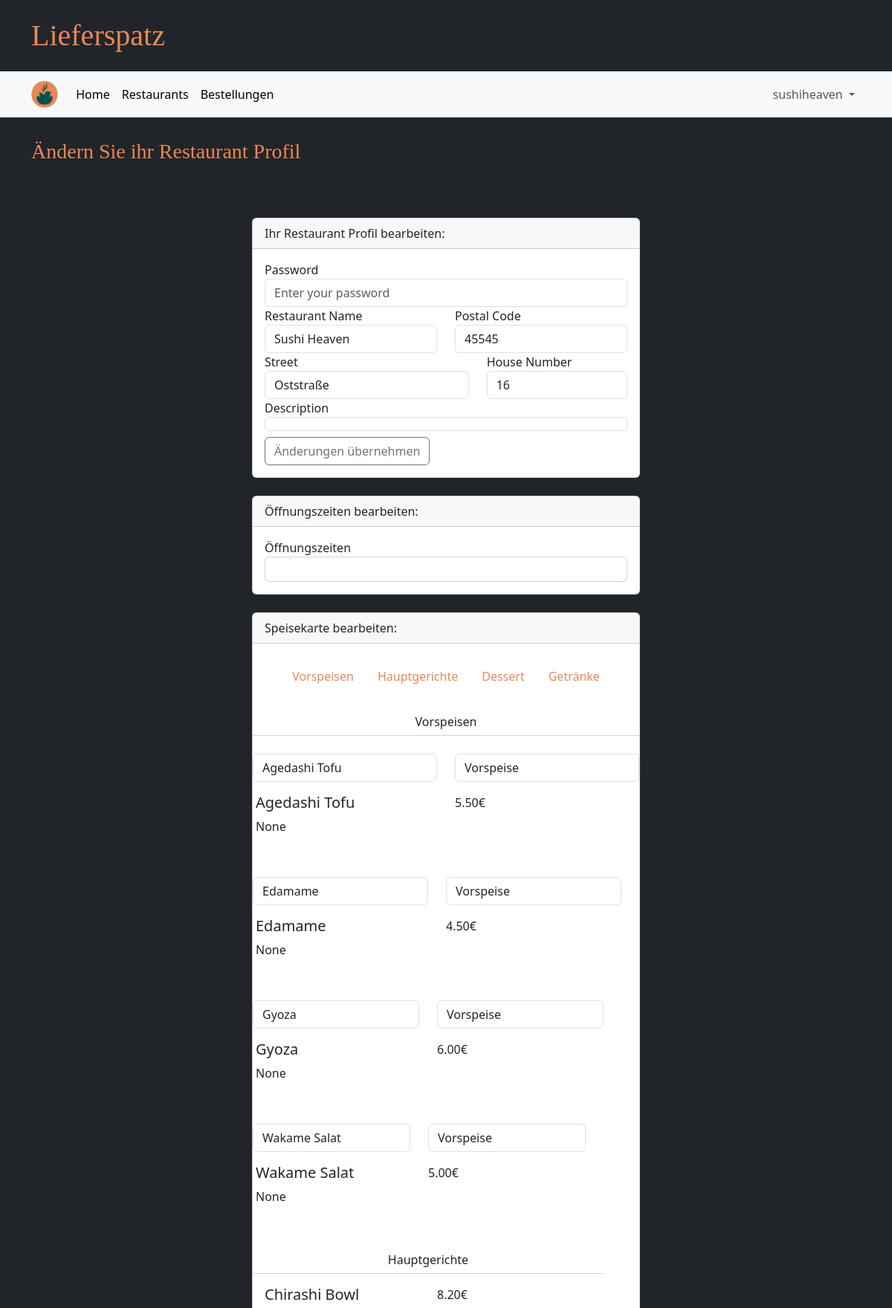
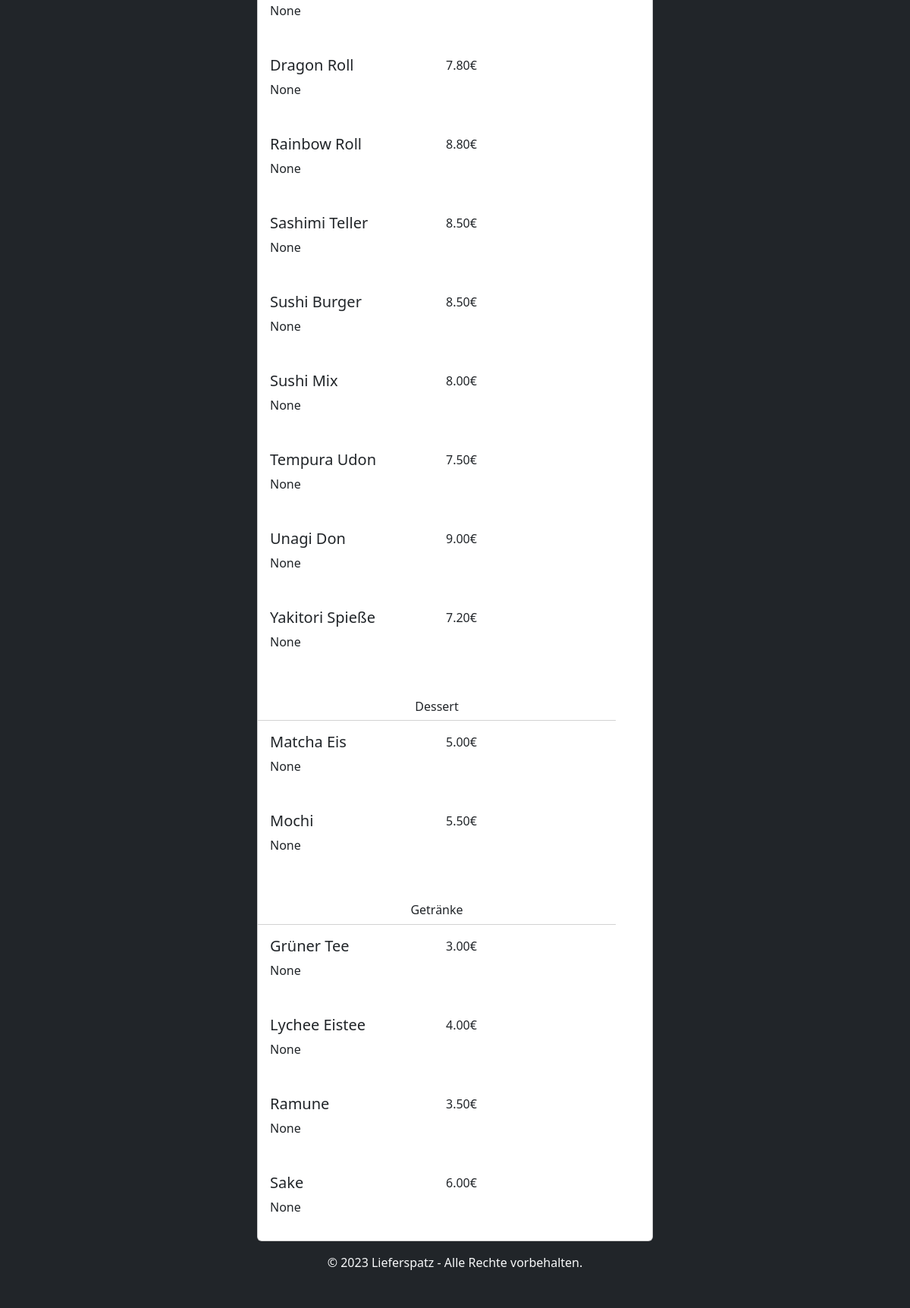
The page /edit_restaurant (signed in) on the database its author committed (2 pictures, top to bottom).
### tables this page shows
CREATE TABLE GeschaeftsAccount(
            Username TEXT PRIMARY KEY NOT NULL,
            Passwort TEXT NOT NULL,
            Restaurantname TEXT NOT NULL,
            Beschreibung TEST NOT NULL,
            Strasse TEXT NOT NULL,
            Hausnummer INTEGER NOT NULL,
            Plz INTEGER NOT NULL
        );

CREATE TABLE Item(
            Restaurant INTEGER,
            Name TEXT,
            Kategorie TEXT,
            IBeschreibung TEXT,
            Preis INTEGER,
            Deaktiviert INTEGER,
            PRIMARY KEY (Restaurant, Name),
            FOREIGN KEY (Restaurant) REFERENCES GeschaeftsAccount(username)
        );

### main.py (the view, shortened to what this page needs)
@app.route("/edit_restaurant", methods=["GET", "POST"])
def edit_restaurant_page():
    if "user" in session and "business" in session:
        profile = database.get_restaurant(session["user"])
        items = database.get_items(session["user"])
        deliverradius = database.get_delivery_radius(session["user"])
        openhours = database.get_business_hours(session["user"])
        return render_template("edit_restaurant.html", profile=profile, items=items, deliverradius=deliverradius, openhours=openhours)
    else:
        return redirect(url_for("login_business_page"))

### database.py (called while the page is built)
def getData(sql, params = ()):
    dbcon = sqlite3.connect("instance/db.db")
    cursor = dbcon.cursor()
    cursor.execute(sql, params)
    return cursor

def get_restaurant(username):
    request_pointer = getData("""SELECT Username, Restaurantname, Beschreibung, Strasse, Hausnummer, Plz
                              FROM GeschaeftsAccount
                              WHERE Username = ? """,(username,))
    result = request_pointer.fetchone()
    restaurant = {
            "username": result[0],
            "name": result[1],
            "description": result[2],
            "street": result[3],
            "housenumber": result[4],
            "postalcode": result[5]
        }
    return restaurant

def get_items(username):
    items = []
    request_pointer = getData("""SELECT *
                              FROM Item
                              WHERE Restaurant = ? AND Deaktiviert IS NULL
                              ORDER BY Kategorie DESC""", (username,))
    for entry in request_pointer.fetchall():
        item = {
            "restaurant": entry[0],
            "name": entry[1],
            "category": entry[2],
            "description": entry[3],
            "price": entry[4],
            "deactivated": entry[5]
        }
        items.append(item)
    return items

def get_delivery_radius(username):
    postalcodes = []
    request_pointer = getData("""SELECT PLZ
                              FROM Lieferradius
                              WHERE GUsername = ? """, (username,))
    for entry in request_pointer.fetchall():
        postalcodes.append(entry[0])
    return postalcodes

def get_business_hours(username):
    times = {}
    request_pointer = getData("""
        SELECT *
        FROM Oeffnungszeit
        WHERE GUsername = ?""",
        (username,))
    for entry in request_pointer.fetchall():
        times[entry[1]] = {
            "from": entry[2],
            "until": entry[3],
        }
    return times

### templates/edit_restaurant.html (shortened to what this page needs)
{% extends "base.html" %}
{% block heading %}Ändern Sie ihr Restaurant Profil{% endblock %}
{% block content %}
  <div class="container mt-5">
    <div class="row justify-content-center">
        <div class="col-md-6">
            <div class="card">
                <div class="card-header">
                    Ihr Restaurant Profil bearbeiten:
                </div>
                <div class="card-body">
                    <form action="" method="POST">
                        <div class="form-group">
                            <label for="password">Password</label>
                            <input name = "password" type="password" class="form-control" id="password" placeholder="Enter your password">
                        </div>
                        <div class="form-group row">
                            <div class="col-sm-6">
                                <label for="name">Restaurant Name</label>
                                <input name = "name" value="{{ profile['name'] }}" type="text" class="form-control" id="name" placeholder="Enter your restaurant name">
                            </div>
                            <div class="col-sm-6">
                                <label for="postalcode">Postal Code</label>
                                <input name = "postalcode" value="{{ profile['postalcode'] }}" type="text" class="form-control" id="postalcode" placeholder="Enter your postal code">
                            </div>
                        </div>
                        <div class="form-group row">
                            <div class="col-sm-7">
                                <label for="street">Street</label>
                                <input name = "street" value="{{ profile['street'] }}" type="text" class="form-control" id="street" placeholder="Enter the street of your establishment">
                            </div>
                            <div class="col-sm-5">
                                <label for="housenumber">House Number</label>
                                <input name = "housenumber" value="{{ profile['housenumber'] }}" type="text" class="form-control" id="housenumber" placeholder="Enter your house number">
                            </div>
                        </div>
                        <div class="form-group">
                            <label for="description">Description</label>
                            <option input name = "description" value="{{ profile['description'] }}" type="text" class="form-control" id="description" placeholder="Enter a description for your restaurant">
                        </div>
                        <button type="submit" class="btn btn-outline-secondary mt-2">Änderungen übernehmen</button>
                    </form>
                </div>
            </div>
            <br>
            <div class="card">
                <div class="card-header">
                    Öffnungszeiten bearbeiten:
                </div>
                <div class="card-body">
                Öffnungszeiten
                <div class="card card-body">
                </div>
              </div>
            </div>
            <br>
            <div class="card">
              <div class="card-header">
                    Speisekarte bearbeiten:
                </div>
              <ul class="nav nav-pills justify-content-center mt-4">
                <li class="nav-item">
                  <a class="nav-link" href="#Vorspeisen">Vorspeisen</a>
                </li>
                <li class="nav-item">
                  <a class="nav-link" href="#Hauptgerichte">Hauptgerichte</a>
                </li>
                <li class="nav-item">
                  <a class="nav-link" href="#Dessert">Dessert</a>
                </li>
                <li class="nav-item">
                  <a class="nav-link" href="#Getränke">Getränke</a>
                </li>
              </ul>
              <div class="mt-4">
                <h6 class ="text-center card-header bg-transparent">Vorspeisen</h6>
                {% for item in items %}
                {% if item['category'] == 'Vorspeise' %}
                <div class="form-group row">
                  <div class="col-sm-6">
                      <input name = "name" value="{{ item['name'] }}" type="text" class="form-control" id="name">
                  </div>
                  <div class="col-sm-6">
                    <input name = "category" value="{{ item['category'] }}" type="text" class="form-control" id="name">
                </div>
                <form class="card-body">
                  <div class="row">
                    <h5 class="card-titel col">{{ item['name'] }}</h5>
                    <p class="card-text col">{{ "%.2f" | format(item['price']/100) }}€</p>
                  </div>
                  <p class="card-text">{{ item['description'] }}</p>
                </form>
                {% endif %}
                {% endfor %}
              </div>
              <div class="mt-4">
                <h6 class ="text-center card-header bg-transparent">Hauptgerichte</h6>
                {% for item in items %}
                {% if item['category'] == 'Hauptgericht' %}
                <form class="card-body">
                  <div class="row">
                    <h5 class="card-titel col">{{ item['name'] }}</h5>
                    <p class="card-text col">{{ "%.2f" | format(item['price']/100) }}€</p>
                  </div>
                  <p class="card-text">{{ item['description'] }}</p>
                </form>
                {% endif %}
                {% endfor %}
              </div>
              <div class="mt-4">
                <h6 class ="text-center card-header bg-transparent">Dessert</h6>
                {% for item in items %}
                {% if item['category'] == 'Dessert' %}
                <form class="card-body">
                  <div class="row">
                    <h5 class="card-titel col">{{ item['name'] }}</h5>
                    <p class="card-text col">{{ "%.2f" | format(item['price']/100) }}€</p>
                  </div>
                  <p class="card-text">{{ item['description'] }}</p>
                </form>
                {% endif %}
                {% endfor %}
              </div>
              <div class="mt-4">
                <h6 class ="text-center card-header bg-transparent">Getränke</h6>
                {% for item in items %}
                {% if item['category'] == 'Getränk' %}
                <form class="card-body">
                  <div class="row">
                    <h5 class="card-titel col">{{ item['name'] }}</h5>
                    <p class="card-text col">{{ "%.2f" | format(item['price']/100) }}€</p>
                  </div>
                  <p class="card-text">{{ item['description'] }}</p>
                </form>
                {% endif %}
                {% endfor %}
              </div>
            </div>
          </div>
        </div>
    </div>
  </div>
{% endblock %}

### static/style.css (style rules this page uses)
.nav-pills a.nav-link { color: #e98757; }
.text-center { text-align: center; }

### rows shown on the page
GeschaeftsAccount: name "Sushi Heaven", postalcode "45545", street "Oststraße"
Item: name "Agedashi Tofu", category "Vorspeise", item['price']/100 "5.50", description "None"
Item: name "Edamame", category "Vorspeise", item['price']/100 "4.50", description "None"
Item: name "Gyoza", category "Vorspeise", item['price']/100 "6.00", description "None"
Item: name "Wakame Salat", category "Vorspeise", item['price']/100 "5.00", description "None"
Item: name "Chirashi Bowl", item['price']/100 "8.20", description "None"
Item: name "Dragon Roll", item['price']/100 "7.80", description "None"
Item: name "Rainbow Roll", item['price']/100 "8.80", description "None"
Item: name "Sashimi Teller", item['price']/100 "8.50", description "None"
Item: name "Sushi Burger", item['price']/100 "8.50", description "None"
Item: name "Sushi Mix", item['price']/100 "8.00", description "None"
Item: name "Tempura Udon", item['price']/100 "7.50", description "None"
Item: name "Unagi Don", item['price']/100 "9.00", description "None"
Item: name "Yakitori Spieße", item['price']/100 "7.20", description "None"
Item: name "Matcha Eis", item['price']/100 "5.00", description "None"
Item: name "Mochi", item['price']/100 "5.50", description "None"
Item: name "Grüner Tee", item['price']/100 "3.00", description "None"
Item: name "Lychee Eistee", item['price']/100 "4.00", description "None"
Item: name "Ramune", item['price']/100 "3.50", description "None"
Item: name "Sake", item['price']/100 "6.00", description "None"

### other values the page prints
{{ session['user'] }} "sushiheaven"
